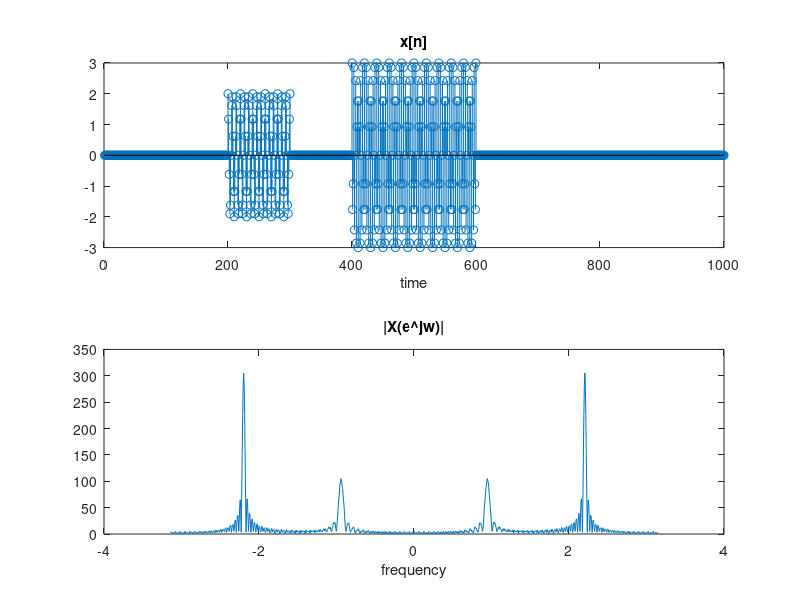
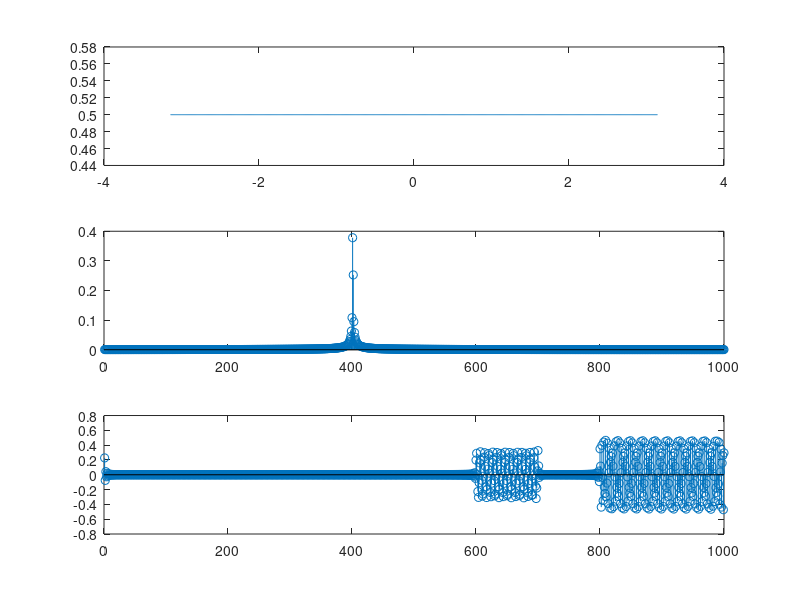
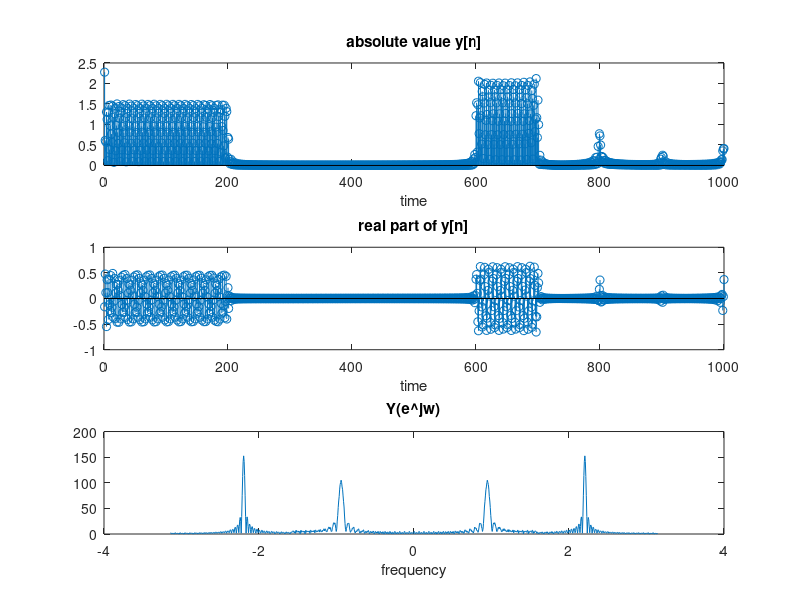

Source code (MATLAB) for these figures, in order:
% Project 2
% - Problem 4
% - Author : Taewan Ham

n = 1 : 1000;  % 1000 points
w = linspace(-pi, pi, 1000);

x_n = [0*[1:199], 2*cos(0.3*pi*[200:300]), 0*[301:399], 3*cos(0.7*pi*[400:600]), 0*[601:1000]];
x_f = fftshift(fft(x_n));

% Problem 4-(a)
figure(1);
subplot(2,1,1); stem(n, x_n); xlabel('time'); title('x[n]');
subplot(2,1,2); plot(w, abs(x_f)); xlabel('frequency'); title('|X(e\^jw)|');

% Problem 4-(b)
h1_f = 0.5*(exp(-j*400*w));
y_f = x_f.*h1_f;
h1_t = ifft(ifftshift(h1_f));
y_t = ifft(ifftshift(y_f));
figure(2);
subplot(3,1,1); plot(w, abs(h1_f));  % h1의 frequency domain plot
subplot(3,1,2); stem(n, abs(h1_t));  % h1의 time domain plot
subplot(3,1,3); stem(n, real(y_t));  % signal y in time domain

% Problem 4-(c)
h2_f = [0.5*(exp(j*400*w(1:249))), exp(-j*400*w(250:751)), 0.5*exp(j*400*w(752:1000))];  % h2 in frequency domain
y2_f = x_f.*h2_f;  % y2 in frequency domain
h2_t = ifft(ifftshift(h2_f));
y2_t = ifft(ifftshift(y2_f));

figure(3);
subplot(3,1,1); stem(n, abs(y2_t)); xlabel('time'); title('absolute value y[n]');  % gain
subplot(3,1,2); stem(n, real(y2_t)); xlabel('time'); title('real part of y[n]'); % real
subplot(3,1,3); plot(w, abs(y2_f)); xlabel('frequency'); title('Y(e\^jw)');

